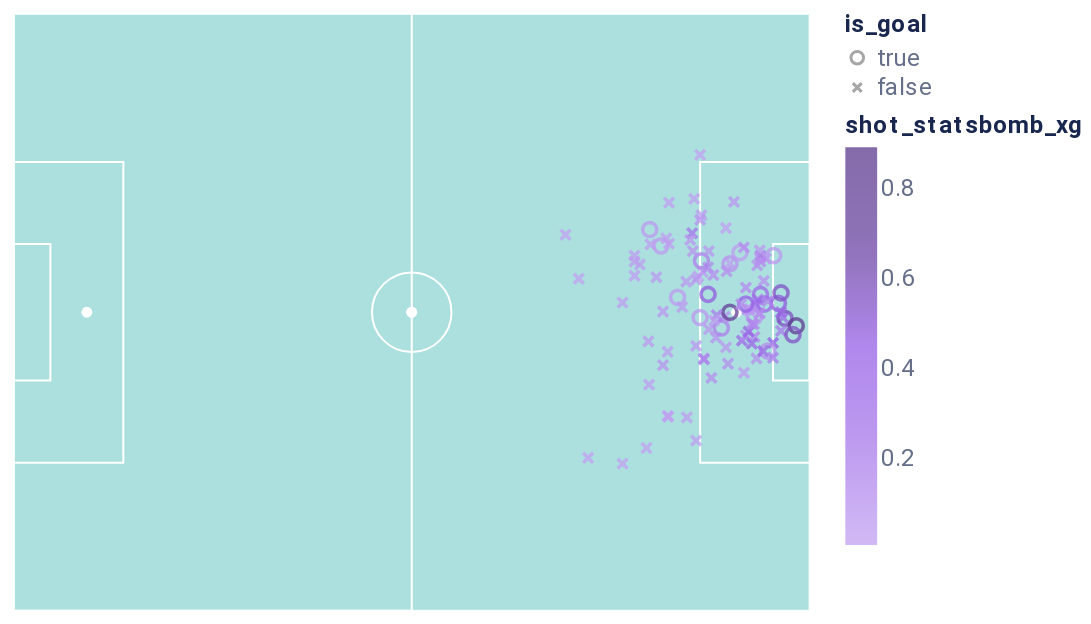

The code cell stored with this chart in its notebook:
### Markdown cell above
[PT] Embora esta visão agregada nos permita uma visão geral dos dados, não nos permite explorar padrões multi-dimensionais. Vamos alterar o nosso gráfico de forma a dar-nos uma visão mais granular dos dados, que codifique também outras variávies

Conseguimos encontrar padrões quando olhamos para propriedades de remates individuais? [**Spatial** / Dot density ]

---

[EN] Once again, this aggregated view gives us a big picture view of the data, but doesn't allow us to explore multidimensional patterns. Let's change our chart to a more granular view that allows us to encode other variables

Can we find patterns when we look at properties of individual shots? [**Spatial** / Dot density ]

### Code cell
render_pitch() + alt.Chart(england_shots).mark_point(
      opacity=0.75,
      fill="transparent",
      strokeWidth=1.8,
      size=50
    ).encode(
      x=alt.X("location_x"),
      y=alt.Y("location_y"),
      stroke=alt.Stroke("shot_statsbomb_xg", scale=alt.Scale(range=tokens.COLORS["schemes"]["sequential"]["lavenders"][:-2][::-1])),
      shape=alt.Shape("is_goal", scale=alt.Scale(domain=[True, False], range=["circle", cross_shape])),
      # fill=alt.Color("shot_statsbomb_xg", scale=alt.Scale(range=tokens.COLORS["schemes"]["sequential"]["lavenders"][:-2][::-1])),
      # size="shot_statsbomb_xg"
)
